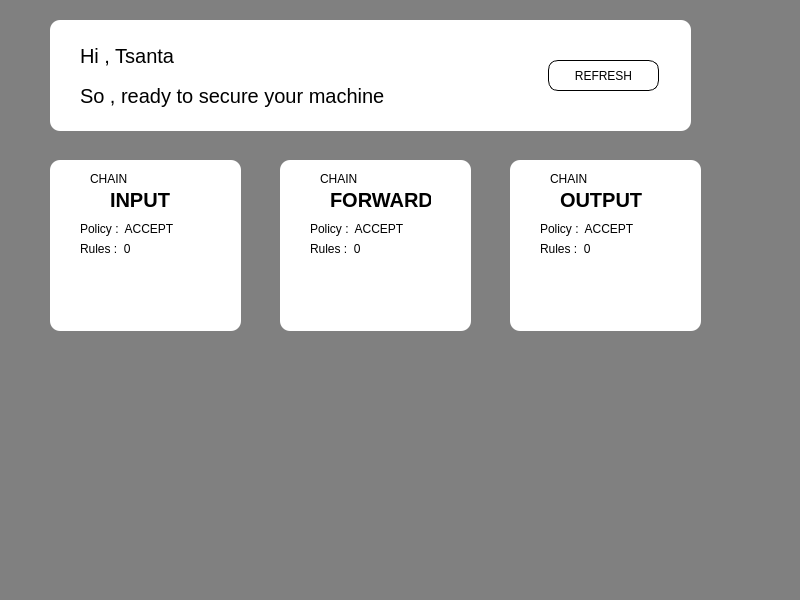
<?xml version="1.0" encoding="UTF-8"?>
<ui version="4.0">
 <class>MainWindow</class>
 <widget class="QMainWindow" name="MainWindow">
  <property name="geometry">
   <rect>
    <x>0</x>
    <y>0</y>
    <width>800</width>
    <height>600</height>
   </rect>
  </property>
  <property name="windowTitle">
   <string>MainWindow</string>
  </property>
  <property name="styleSheet">
   <string notr="true">background-color:grey;</string>
  </property>
  <widget class="QWidget" name="centralwidget">
   <widget class="QFrame" name="Greeting">
    <property name="geometry">
     <rect>
      <x>50</x>
      <y>20</y>
      <width>641</width>
      <height>111</height>
     </rect>
    </property>
    <property name="styleSheet">
     <string notr="true">background-color:#fff;
border-radius:10px;

</string>
    </property>
    <property name="frameShape">
     <enum>QFrame::StyledPanel</enum>
    </property>
    <property name="frameShadow">
     <enum>QFrame::Raised</enum>
    </property>
    <widget class="QLabel" name="label">
     <property name="geometry">
      <rect>
       <x>30</x>
       <y>20</y>
       <width>101</width>
       <height>31</height>
      </rect>
     </property>
     <property name="styleSheet">
      <string notr="true">font-size:20px;
</string>
     </property>
     <property name="text">
      <string>Hi , Tsanta !</string>
     </property>
    </widget>
    <widget class="QLabel" name="label_2">
     <property name="geometry">
      <rect>
       <x>30</x>
       <y>60</y>
       <width>311</width>
       <height>31</height>
      </rect>
     </property>
     <property name="styleSheet">
      <string notr="true">font-size:20px;
</string>
     </property>
     <property name="text">
      <string>So , ready to secure your machine </string>
     </property>
    </widget>
    <widget class="QPushButton" name="btnRefresh">
     <property name="geometry">
      <rect>
       <x>498</x>
       <y>40</y>
       <width>111</width>
       <height>31</height>
      </rect>
     </property>
     <property name="styleSheet">
      <string notr="true">background-color:transparent;
border:1px solid #000;

</string>
     </property>
     <property name="text">
      <string>REFRESH</string>
     </property>
    </widget>
   </widget>
   <widget class="QFrame" name="inputFrame">
    <property name="geometry">
     <rect>
      <x>50</x>
      <y>160</y>
      <width>191</width>
      <height>171</height>
     </rect>
    </property>
    <property name="styleSheet">
     <string notr="true">background-color:#fff;
border-radius:10px;</string>
    </property>
    <property name="frameShape">
     <enum>QFrame::StyledPanel</enum>
    </property>
    <property name="frameShadow">
     <enum>QFrame::Raised</enum>
    </property>
    <widget class="QLabel" name="label_3">
     <property name="geometry">
      <rect>
       <x>40</x>
       <y>10</y>
       <width>67</width>
       <height>17</height>
      </rect>
     </property>
     <property name="text">
      <string>CHAIN</string>
     </property>
    </widget>
    <widget class="QLabel" name="label_4">
     <property name="geometry">
      <rect>
       <x>60</x>
       <y>30</y>
       <width>71</width>
       <height>20</height>
      </rect>
     </property>
     <property name="styleSheet">
      <string notr="true">font-size:20px;
font-weight:bold;
</string>
     </property>
     <property name="text">
      <string>INPUT</string>
     </property>
    </widget>
    <widget class="QLabel" name="label_9">
     <property name="geometry">
      <rect>
       <x>30</x>
       <y>60</y>
       <width>121</width>
       <height>17</height>
      </rect>
     </property>
     <property name="text">
      <string>Policy :  ACCEPT</string>
     </property>
    </widget>
    <widget class="QLabel" name="label_10">
     <property name="geometry">
      <rect>
       <x>30</x>
       <y>80</y>
       <width>121</width>
       <height>17</height>
      </rect>
     </property>
     <property name="text">
      <string>Rules :  0</string>
     </property>
    </widget>
   </widget>
   <widget class="QFrame" name="forwardFrame">
    <property name="geometry">
     <rect>
      <x>280</x>
      <y>160</y>
      <width>191</width>
      <height>171</height>
     </rect>
    </property>
    <property name="styleSheet">
     <string notr="true">background-color:#fff;
border-radius:10px;</string>
    </property>
    <property name="frameShape">
     <enum>QFrame::StyledPanel</enum>
    </property>
    <property name="frameShadow">
     <enum>QFrame::Raised</enum>
    </property>
    <widget class="QLabel" name="label_5">
     <property name="geometry">
      <rect>
       <x>40</x>
       <y>10</y>
       <width>67</width>
       <height>17</height>
      </rect>
     </property>
     <property name="text">
      <string>CHAIN</string>
     </property>
    </widget>
    <widget class="QLabel" name="label_6">
     <property name="geometry">
      <rect>
       <x>50</x>
       <y>30</y>
       <width>101</width>
       <height>20</height>
      </rect>
     </property>
     <property name="styleSheet">
      <string notr="true">font-size:20px;
font-weight:bold;
</string>
     </property>
     <property name="text">
      <string>FORWARD</string>
     </property>
    </widget>
    <widget class="QLabel" name="label_11">
     <property name="geometry">
      <rect>
       <x>30</x>
       <y>60</y>
       <width>121</width>
       <height>17</height>
      </rect>
     </property>
     <property name="text">
      <string>Policy :  ACCEPT</string>
     </property>
    </widget>
    <widget class="QLabel" name="label_12">
     <property name="geometry">
      <rect>
       <x>30</x>
       <y>80</y>
       <width>121</width>
       <height>17</height>
      </rect>
     </property>
     <property name="text">
      <string>Rules :  0</string>
     </property>
    </widget>
   </widget>
   <widget class="QFrame" name="outputFrame">
    <property name="geometry">
     <rect>
      <x>510</x>
      <y>160</y>
      <width>191</width>
      <height>171</height>
     </rect>
    </property>
    <property name="styleSheet">
     <string notr="true">background-color:#fff;
border-radius:10px;</string>
    </property>
    <property name="frameShape">
     <enum>QFrame::StyledPanel</enum>
    </property>
    <property name="frameShadow">
     <enum>QFrame::Raised</enum>
    </property>
    <widget class="QLabel" name="label_7">
     <property name="geometry">
      <rect>
       <x>40</x>
       <y>10</y>
       <width>67</width>
       <height>17</height>
      </rect>
     </property>
     <property name="text">
      <string>CHAIN</string>
     </property>
    </widget>
    <widget class="QLabel" name="label_8">
     <property name="geometry">
      <rect>
       <x>50</x>
       <y>30</y>
       <width>101</width>
       <height>20</height>
      </rect>
     </property>
     <property name="styleSheet">
      <string notr="true">font-size:20px;
font-weight:bold;
</string>
     </property>
     <property name="text">
      <string>OUTPUT</string>
     </property>
    </widget>
    <widget class="QLabel" name="label_13">
     <property name="geometry">
      <rect>
       <x>30</x>
       <y>80</y>
       <width>121</width>
       <height>17</height>
      </rect>
     </property>
     <property name="text">
      <string>Rules :  0</string>
     </property>
    </widget>
    <widget class="QLabel" name="label_14">
     <property name="geometry">
      <rect>
       <x>30</x>
       <y>60</y>
       <width>121</width>
       <height>17</height>
      </rect>
     </property>
     <property name="text">
      <string>Policy :  ACCEPT</string>
     </property>
    </widget>
   </widget>
  </widget>
 </widget>
 <resources/>
 <connections/>
</ui>
